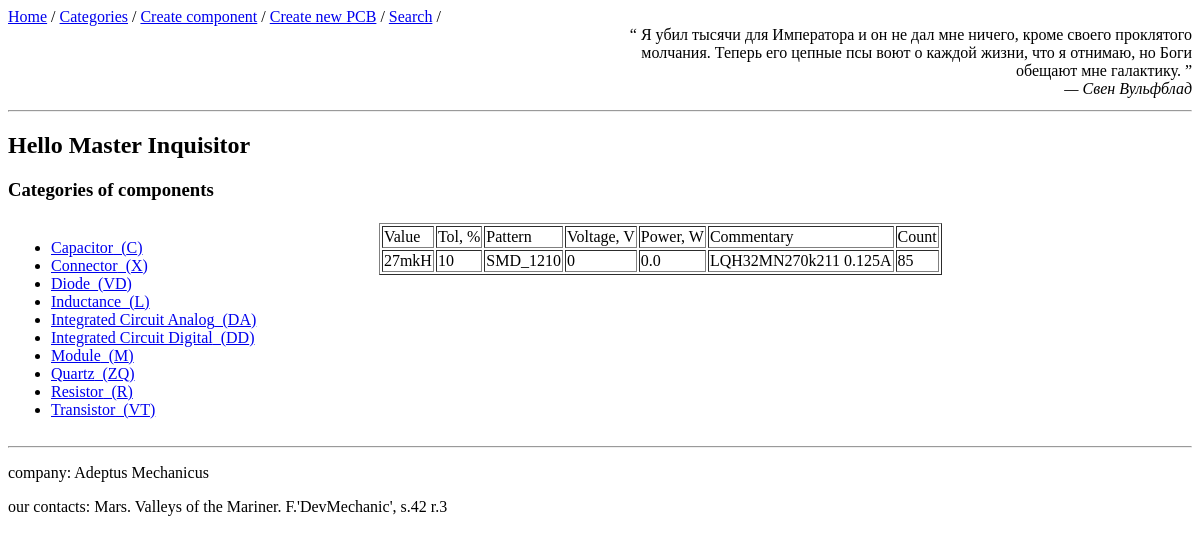
The app's page /categories/inductance with its own data.
### app_comp/models.py (models this page shows, shortened)
class Category(db.Model):
    __tablename__ = 'categories'
    id = db.Column(db.Integer, primary_key=True)
    name = db.Column(db.String(128), unique=True, index=True, nullable=False)
    refdes = db.Column(db.String(15), nullable=False)
    components = db.relationship('Component', backref='category',
                                 cascade='all, delete',)

class Component(db.Model):
    __tablename__ = 'components'
    id = db.Column(db.Integer, primary_key=True)
    value = db.Column(db.String(128), index=True, nullable=False)
    tolerance = db.Column(db.Float, default=None)   # %
    voltage = db.Column(db.Integer, default=None)  # V
    power = db.Column(db.Float, default=None)   # W
    count = db.Column(db.Integer, default=0)
    comment = db.Column(db.Text)
    category_name = db.Column(db.String(128), db.ForeignKey("categories.name"))
    pattern_name = db.Column(db.String(128), db.ForeignKey("patterns.name"))
    pcboards = db.relationship("AssociatedCompPcb",
                               back_populates='component')
    def get_parameters_as_dict(self) -> dict:
        return {"value": self.value,
                "tol, %": self.tolerance,
                "pattern": self.pattern_name,
                "voltage, V": self.voltage,
                "power, W": self.power,
                "commentary": self.comment,
                "Count": self.count
                }

### app_comp/views.py (the view)
@app.route('/categories/<string:type_category>', methods=['get'])
def categories(type_category='menu'):
    all_cat = crud.read_table_sorted(Category, Category.name)
    category = type_category
    if category != 'menu':
        components_from_category = dbt.get_components_from_category(category, Component)
        if components_from_category:
            temp_bd['quote'] = random_quote()
            return render_template("categories.html",
                                   title='menu Categories',
                                   all_categories=all_cat,
                                   components_of_category=components_from_category,
                                   bd=temp_bd, )
        else:
            return redirect(url_for("categories", type_category='menu'))
    else:
        temp_bd['quote'] = random_quote()
        return render_template("categories.html",
                               title='Categories',
                               all_categories=all_cat,
                               bd=temp_bd,)

### app_comp/tools/database_tools.py (called while the page is built)
def get_components_from_category(category, *args):
    filter_param = Component.category_name == category
    cat_components = db.session.query(*args).filter(filter_param).all()
    return cat_components

    def read_table_sorted(self, table, sorted_param):
        return self.db.session.query(table).order_by(sorted_param).all()

### app_comp/tools/quotes.py (called while the page is built)
def get_json_data(path_):
    with open(path_, 'r') as json_object:
        json_data = json.load(json_object)
    return json_data

def random_quote(path=path_to_json):
    quotes = get_json_data(path)
    return random.choice(quotes)

### app_comp/templates/categories.html
{% extends 'base.html'%}
{% block content %}
<h3> Categories of components </h3>
<table>
    <tr>
    <td valign="top" align="left">{% include "categories_part/category_menu.html" %}</td>
    <td valign="top" align="center" width="800px">{% include "categories_part/category_content.html" %}</td>
    </tr>
</table>
{% endblock %}

### app_comp/templates/categories_part/category_menu.html (shortened to what this page needs)
<ul>
    {% for cat in all_categories %}
        <li>
            <a href="{{ url_for('categories', type_category=cat.name) }}">
                {{cat.name|title}}_({{cat.refdes}})
            </a>
         </li>
    {% endfor %}
</ul>

### app_comp/templates/categories_part/category_content.html
<div>
{% if components_of_category %}
    <table align="center" border="1px">
        <tr>
        {% for key in components_of_category[0].get_parameters_as_dict().keys() %}
            <td>{{ key.title() }}</td>
        {% endfor %}
        </tr>
        {% for comp in components_of_category %}
        <tr>
            {% for value in comp.get_parameters_as_dict().values() %}
            <td> {{value}}</td>
            {% endfor %}
        </tr>
        {% endfor %}
    </table>
{% else %}
    <img width="350px" src="../static/images/AM_icon.jpg" alt="Adeptus Mechanicus are wait">
{% endif %}
</div>

### records on screen
Category: name "Capacitor", refdes "C"
Category: name "Connector", refdes "X"
Category: name "Diode", refdes "VD"
Category: name "Inductance", refdes "L"
Category: name "Integrated Circuit Analog", refdes "DA"
Category: name "Integrated Circuit Digital", refdes "DD"
Category: name "Module", refdes "M"
Category: name "Quartz", refdes "ZQ"
Category: name "Resistor", refdes "R"
Category: name "Transistor", refdes "VT"
Component: value "27mkH", values "10" "0" "85", pattern_name "SMD_1210", power "0.0", comment "LQH32MN270k211 0.125A"

### other values on screen
{{ bd.quote[0] }} "Я убил тысячи для Императора и он не дал мне ничего, кроме своего проклятого молчания. Теперь его цепные псы воют о каждой жизни, что я отнимаю, но Боги обещают мне галактику."
{{ bd.quote[1] }} "— Свен Вульфблад"
{{ bd.user }} "Master Inquisitor"
{{ key.title() }} "Value" "Tol, %" "Pattern" "Voltage, V" "Power, W" "Commentary" "Count"
{{ bd.company }} "Adeptus Mechanicus"
{{ bd.contacts }} "Mars. Valleys of the Mariner. F.'DevMechanic', s.42 r.3"
